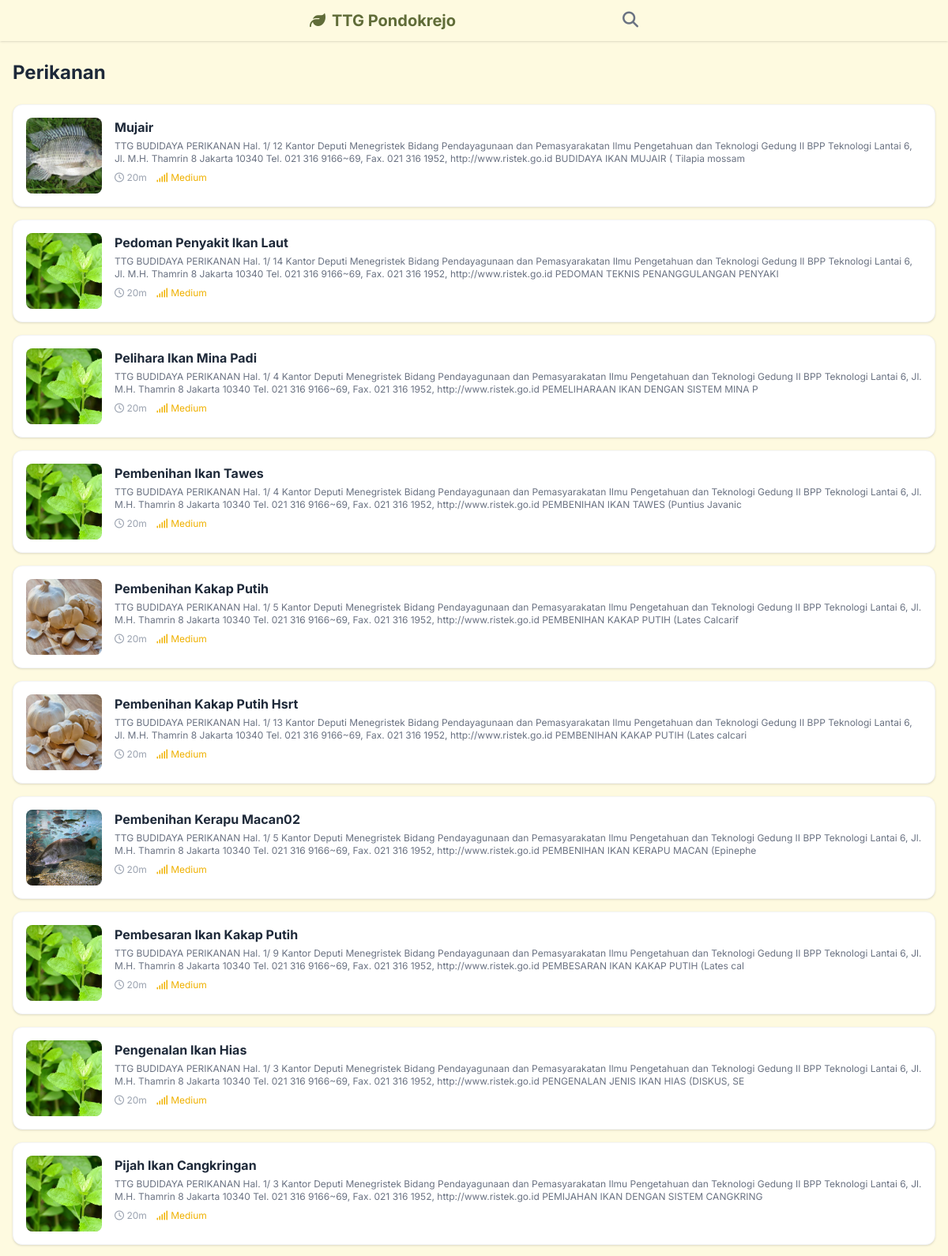
Screenshot of /category.php?id=3 (upper part) with the database file from the repository.
### tables this page shows
CREATE TABLE categories (
            id INTEGER PRIMARY KEY AUTOINCREMENT,
            name TEXT NOT NULL,
            icon_class TEXT -- e.g. fa-leaf for fontawesome or just text
        );

CREATE TABLE tutorials (
            id INTEGER PRIMARY KEY AUTOINCREMENT,
            title TEXT NOT NULL,
            slug TEXT UNIQUE NOT NULL,
            description TEXT,
            difficulty TEXT, -- 'Easy', 'Medium', 'Hard'
            duration INTEGER, -- in minutes
            category_id INTEGER,
            author_id INTEGER,
            created_at DATETIME DEFAULT CURRENT_TIMESTAMP,
            view_count INTEGER DEFAULT 0,
            image_path TEXT, video_url TEXT, pdf_path TEXT, -- Main thumbnail
            FOREIGN KEY(category_id) REFERENCES categories(id),
            FOREIGN KEY(author_id) REFERENCES users(id)
        );

### public/category.php (the view, shortened to what this page needs)
<?php
$pdo = connectDB();
$pageTitle = "Kategori";
$category_id = isset($_GET['id']) ? (int)$_GET['id'] : null;
if ($category_id) {
    $stmt = $pdo->prepare("SELECT name FROM categories WHERE id = ?");
    $stmt->execute([$category_id]);
    $category = $stmt->fetch();
    if ($category) {
        $pageTitle = $category['name'];
        $stmt = $pdo->prepare("SELECT t.*, c.name as category_name
                               FROM tutorials t
                               JOIN categories c ON t.category_id = c.id
                               WHERE t.category_id = ?
                               ORDER BY created_at DESC");
        $stmt->execute([$category_id]);
        $tutorials = $stmt->fetchAll();
    } else {
        $category_id = null;
    }
}
require_once __DIR__ . '/../includes/header.php';
?>
<div class="px-4 py-6 mb-20">
    <h1 class="text-2xl font-bold mb-6 text-gray-800"><?php echo $pageTitle; ?></h1>
    <?php if ($category_id): ?>
        <div class="space-y-4">
            <?php if (empty($tutorials)): ?>
                <div class="text-center py-10 text-gray-500">
                    <i class="far fa-folder-open text-4xl mb-2 block"></i>
                    Belum ada tutorial di kategori ini.
                </div>
            <?php else: ?>
                <?php foreach($tutorials as $tutorial): ?>
                <a href="tutorial.php?id=<?php echo $tutorial['id']; ?>" class="block bg-white rounded-xl shadow-sm p-4 hover:shadow-md transition border border-gray-100 flex gap-4">
                    <div class="w-24 h-24 bg-gray-200 rounded-lg overflow-hidden flex-shrink-0">
                         <?php if($tutorial['image_path']): ?>
                            <img src="<?php echo BASE_URL . $tutorial['image_path']; ?>" class="w-full h-full object-cover">
                        <?php else: ?>
                            <div class="w-full h-full flex items-center justify-center text-gray-400">
                                <i class="fas fa-image"></i>
                            </div>
                        <?php endif; ?>
                    </div>
                    <div class="flex-1">
                        <h3 class="font-bold text-gray-800 mb-1 line-clamp-2"><?php echo $tutorial['title']; ?></h3>
                        <p class="text-xs text-gray-500 mb-2 line-clamp-2"><?php echo $tutorial['description']; ?></p>
                        <div class="flex items-center text-xs text-gray-400 gap-3">
                            <span><i class="far fa-clock"></i> <?php echo $tutorial['duration']; ?>m</span>
                            <span class="<?php echo ($tutorial['difficulty'] == 'Easy' ? 'text-green-500' : ($tutorial['difficulty'] == 'Medium' ? 'text-yellow-500' : 'text-red-500')); ?>">
                                <i class="fas fa-signal"></i> <?php echo $tutorial['difficulty']; ?>
                            </span>
                        </div>
                    </div>
                </a>
                <?php endforeach; ?>
            <?php endif; ?>
        </div>
    <?php endif; ?>
</div>
<?php require_once __DIR__ . '/../includes/footer.php'; ?>

### includes/header.php (style rules this page uses)
body { font-family: 'Inter', sans-serif; }

### rows the page displays
categories: name "Perikanan"
tutorials: image_path (picture), title "Mujair", description "TTG BUDIDAYA PERIKANAN Hal. 1/ 12 Kantor Deputi Menegristek Bidang Pendayagunaan dan Pemasyarakatan Ilmu Pengetahuan dan Teknologi Gedung II BPP Teknologi Lantai 6, Jl. M.H. Thamrin 8 Jakarta 10340 Tel. 021 316 9166~69, Fax. 021 316 1952, http://www.ristek.go.id BUDIDAYA IKAN MUJAIR ( Tilapia mossam", duration "20", difficulty "Medium"
tutorials: image_path (picture), title "Pedoman Penyakit Ikan Laut", description "TTG BUDIDAYA PERIKANAN Hal. 1/ 14 Kantor Deputi Menegristek Bidang Pendayagunaan dan Pemasyarakatan Ilmu Pengetahuan dan Teknologi Gedung II BPP Teknologi Lantai 6, Jl. M.H. Thamrin 8 Jakarta 10340 Tel. 021 316 9166~69, Fax. 021 316 1952, http://www.ristek.go.id PEDOMAN TEKNIS PENANGGULANGAN PENYAKI", duration "20", difficulty "Medium"
tutorials: image_path (picture), title "Pelihara Ikan Mina Padi", description "TTG BUDIDAYA PERIKANAN Hal. 1/ 4 Kantor Deputi Menegristek Bidang Pendayagunaan dan Pemasyarakatan Ilmu Pengetahuan dan Teknologi Gedung II BPP Teknologi Lantai 6, Jl. M.H. Thamrin 8 Jakarta 10340 Tel. 021 316 9166~69, Fax. 021 316 1952, http://www.ristek.go.id PEMELIHARAAN IKAN DENGAN SISTEM MINA P", duration "20", difficulty "Medium"
tutorials: image_path (picture), title "Pembenihan Ikan Tawes", description "TTG BUDIDAYA PERIKANAN Hal. 1/ 4 Kantor Deputi Menegristek Bidang Pendayagunaan dan Pemasyarakatan Ilmu Pengetahuan dan Teknologi Gedung II BPP Teknologi Lantai 6, Jl. M.H. Thamrin 8 Jakarta 10340 Tel. 021 316 9166~69, Fax. 021 316 1952, http://www.ristek.go.id PEMBENIHAN IKAN TAWES (Puntius Javanic", duration "20", difficulty "Medium"
tutorials: image_path (picture), title "Pembenihan Kakap Putih", description "TTG BUDIDAYA PERIKANAN Hal. 1/ 5 Kantor Deputi Menegristek Bidang Pendayagunaan dan Pemasyarakatan Ilmu Pengetahuan dan Teknologi Gedung II BPP Teknologi Lantai 6, Jl. M.H. Thamrin 8 Jakarta 10340 Tel. 021 316 9166~69, Fax. 021 316 1952, http://www.ristek.go.id PEMBENIHAN KAKAP PUTIH (Lates Calcarif", duration "20", difficulty "Medium"
tutorials: image_path (picture), title "Pembenihan Kakap Putih Hsrt", description "TTG BUDIDAYA PERIKANAN Hal. 1/ 13 Kantor Deputi Menegristek Bidang Pendayagunaan dan Pemasyarakatan Ilmu Pengetahuan dan Teknologi Gedung II BPP Teknologi Lantai 6, Jl. M.H. Thamrin 8 Jakarta 10340 Tel. 021 316 9166~69, Fax. 021 316 1952, http://www.ristek.go.id PEMBENIHAN KAKAP PUTIH (Lates calcari", duration "20", difficulty "Medium"
tutorials: image_path (picture), title "Pembenihan Kerapu Macan02", description "TTG BUDIDAYA PERIKANAN Hal. 1/ 5 Kantor Deputi Menegristek Bidang Pendayagunaan dan Pemasyarakatan Ilmu Pengetahuan dan Teknologi Gedung II BPP Teknologi Lantai 6, Jl. M.H. Thamrin 8 Jakarta 10340 Tel. 021 316 9166~69, Fax. 021 316 1952, http://www.ristek.go.id PEMBENIHAN IKAN KERAPU MACAN (Epinephe", duration "20", difficulty "Medium"
tutorials: image_path (picture), title "Pembesaran Ikan Kakap Putih", description "TTG BUDIDAYA PERIKANAN Hal. 1/ 9 Kantor Deputi Menegristek Bidang Pendayagunaan dan Pemasyarakatan Ilmu Pengetahuan dan Teknologi Gedung II BPP Teknologi Lantai 6, Jl. M.H. Thamrin 8 Jakarta 10340 Tel. 021 316 9166~69, Fax. 021 316 1952, http://www.ristek.go.id PEMBESARAN IKAN KAKAP PUTIH (Lates cal", duration "20", difficulty "Medium"
tutorials: image_path (picture), title "Pengenalan Ikan Hias", description "TTG BUDIDAYA PERIKANAN Hal. 1/ 3 Kantor Deputi Menegristek Bidang Pendayagunaan dan Pemasyarakatan Ilmu Pengetahuan dan Teknologi Gedung II BPP Teknologi Lantai 6, Jl. M.H. Thamrin 8 Jakarta 10340 Tel. 021 316 9166~69, Fax. 021 316 1952, http://www.ristek.go.id PENGENALAN JENIS IKAN HIAS (DISKUS, SE", duration "20", difficulty "Medium"
tutorials: image_path (picture), title "Pijah Ikan Cangkringan", description "TTG BUDIDAYA PERIKANAN Hal. 1/ 3 Kantor Deputi Menegristek Bidang Pendayagunaan dan Pemasyarakatan Ilmu Pengetahuan dan Teknologi Gedung II BPP Teknologi Lantai 6, Jl. M.H. Thamrin 8 Jakarta 10340 Tel. 021 316 9166~69, Fax. 021 316 1952, http://www.ristek.go.id PEMIJAHAN IKAN DENGAN SISTEM CANGKRING", duration "20", difficulty "Medium"
